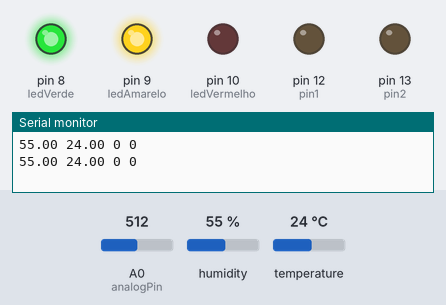
Bench run of a sketch on a simulated Arduino Uno, built with avr-gcc and run on an emulated ATmega328P. Parts: output pins drawn as LEDs (lit = HIGH), the last lines printed to the serial monitor. The inputs (shaded band) are chosen by the test bench; at power-on: temperature 24 °C, A0 (analogPin) = 512, humidity 55 %.

Above: at 4.8 s.
4.9 s: temperature set to 21 °C
At 7.4 s:
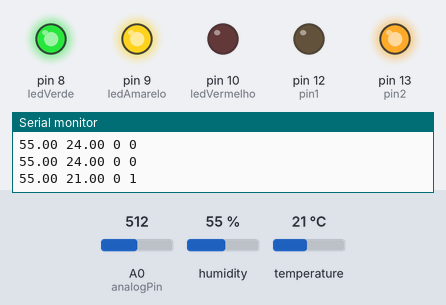
7.9 s: A0 (analogPin) set to 596
10.9 s: A0 (analogPin) set to 627
At 13.5 s:
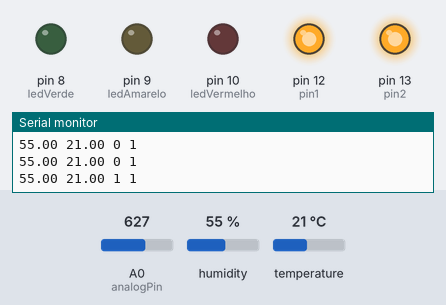
13.9 s: temperature set to 24 °C
16.9 s: temperature set to 27 °C
At 19.5 s:
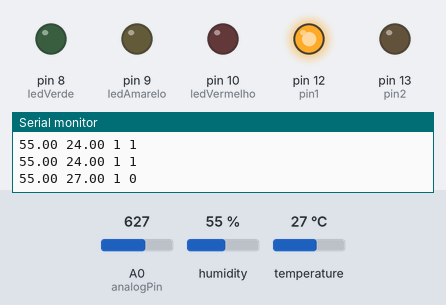
19.9 s: A0 (analogPin) set to 306
At 20.7 s:
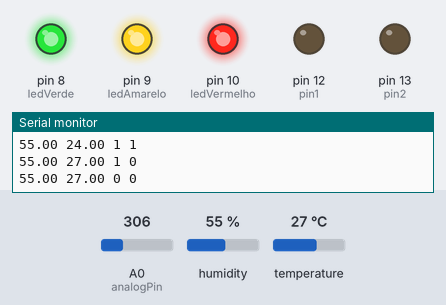
Timing chart, 0 to 22.9 s (numbered marks = the images above; inputs shaded):
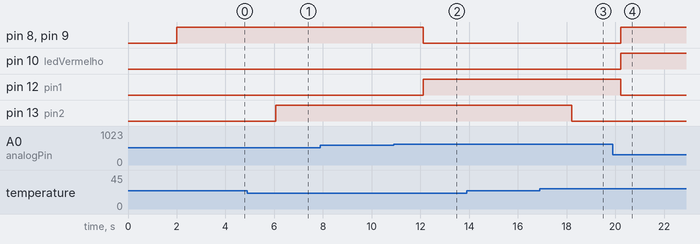

The sketch:

Sensores_modulo_rele.ino
```cpp
// Example testing sketch for various DHT humidity/temperature sensors
// Written by ladyada, public domain

#include "DHT.h"

#define DHTPIN 2     // what digital pin we're connected to

// Uncomment whatever type you're using!
#define DHTTYPE DHT11   // DHT 11
//define DHTTYPE DHT22   // DHT 22  (AM2302), AM2321
//#define DHTTYPE DHT21   // DHT 21 (AM2301)

// Connect pin 1 (on the left) of the sensor to +5V
// NOTE: If using a board with 3.3V logic like an Arduino Due connect pin 1
// to 3.3V instead of 5V!
// Connect pin 2 of the sensor to whatever your DHTPIN is
// Connect pin 4 (on the right) of the sensor to GROUND
// Connect a 10K resistor from pin 2 (data) to pin 1 (power) of the sensor

// Initialize DHT sensor.
// Note that older versions of this library took an optional third parameter to
// tweak the timings for faster processors.  This parameter is no longer needed
// as the current DHT reading algorithm adjusts itself to work on faster procs.
DHT dht(DHTPIN, DHTTYPE);
int analogPin = 0;
int ledVerde = 8;
int ledAmarelo = 9;
int ledVermelho=10;

int valAnalog;
int tensao;

#define pin1 12
#define pin2 13

void setup() {
  Serial.begin(9600);

  pinMode(ledVerde, OUTPUT);
  pinMode(ledAmarelo, OUTPUT);
  pinMode(ledVermelho, OUTPUT);
  digitalWrite(ledVerde, LOW);
  digitalWrite(ledAmarelo, LOW);
  digitalWrite(ledVermelho, LOW);

  pinMode(pin1, OUTPUT);
  pinMode(pin2, OUTPUT);

  dht.begin();
}

void loop() {

  delay(2000);

  valAnalog = analogRead(analogPin);
  tensao = map(valAnalog, 0, 1023, 0, 5);

  if (tensao < 2) {
    digitalWrite(ledVerde, HIGH);
    digitalWrite(ledAmarelo, HIGH);
    digitalWrite(ledVermelho, HIGH);
    digitalWrite(pin1, LOW);
  } else
    if (tensao < 3) {
        digitalWrite(ledVerde, HIGH);
        digitalWrite(ledAmarelo, HIGH);
        digitalWrite(ledVermelho, LOW);
        digitalWrite(pin1, LOW);
      }
      else
      {
        digitalWrite(ledVerde, LOW);
        digitalWrite(ledAmarelo, LOW);
        digitalWrite(ledVermelho, LOW);
        digitalWrite(pin1, HIGH);
      }


  float h = dht.readHumidity();
  float t = dht.readTemperature();


  if (isnan(h) || isnan(t)) {
    Serial.println("Failed to read from DHT sensor!");
    return;
  }

if (t > 25){
  digitalWrite(pin2, LOW);
}
if (t < 23){
  digitalWrite(pin2, HIGH);
}

  // Compute heat index in Fahrenheit (the default)

  // Compute heat index in Celsius (isFahreheit = false)
  float hic = dht.computeHeatIndex(t, h, false);

  Serial.print(h);
  Serial.print(' ');
  Serial.print(t);
  Serial.print(' ');
  Serial.print(digitalRead(pin1));
  Serial.print(' ');
  Serial.println(digitalRead(pin2));


}
```

Measured:
- the behaviour switches between 23 and 22 °C on temperature (found by bisection; images 0 and 1)
- the behaviour switches between 613 and 614 on A0 (analogPin) (found by bisection; images 1 and 2)
- the behaviour switches between 25 and 26 °C on temperature (found by bisection; images 2 and 3)
- after the input at 4.9 s, pin 13 (pin2): LOW → HIGH after 1.2 s
- after the input at 10.9 s, pin 8 (ledVerde), pin 9 (ledAmarelo): HIGH → LOW after 1.2 s; pin 12 (pin1): LOW → HIGH after 1.2 s
- after the input at 16.9 s, pin 13 (pin2): HIGH → LOW after 1.3 s
- after the input at 19.9 s, pin 8 (ledVerde), pin 9 (ledAmarelo), pin 10 (ledVermelho): LOW → HIGH after 0.32 s; pin 12 (pin1): HIGH → LOW after 0.32 s
